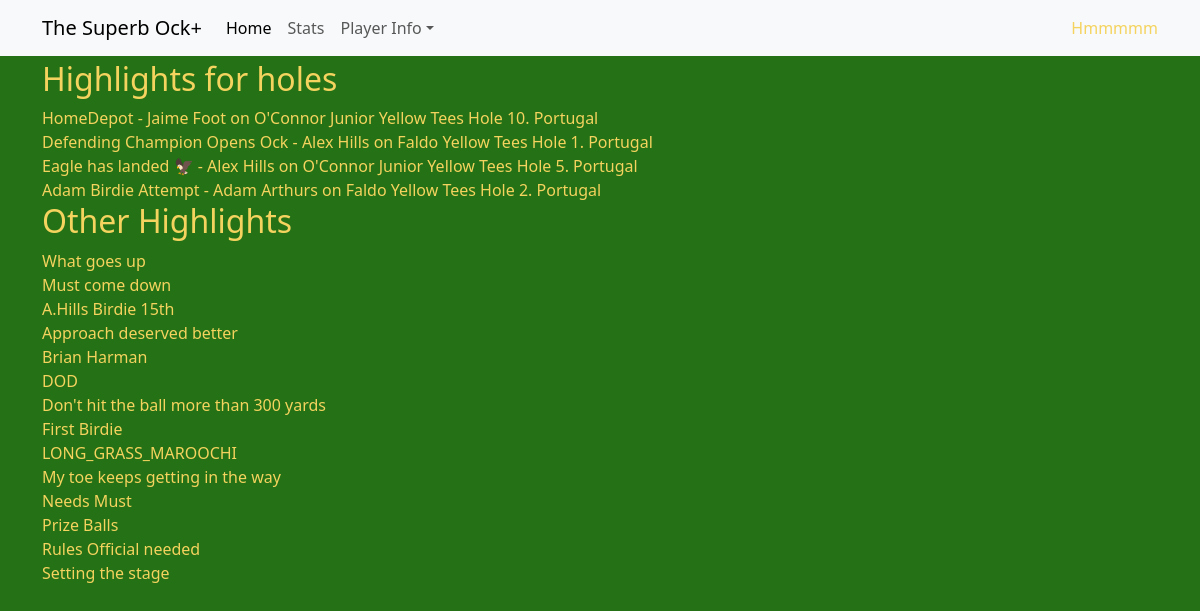
The page /highlights on the database its author committed.
### tournaments/models.py (models this page shows, shortened)
class Video(models.Model):
    file = models.FileField(upload_to='')
    title = models.CharField(max_length=100)
    def __str__(self) -> str:
            return self.title

class Score(models.Model):
    player = models.ForeignKey(Player,on_delete=models.CASCADE)
    hole = models.ForeignKey(Hole,on_delete=models.CASCADE)
    golf_round = models.ForeignKey(GolfRound,on_delete=models.CASCADE)
    strokes = models.IntegerField(blank=True,null=True)
    stableford_score = models.IntegerField(blank=True,null=True)
    sandy = models.BooleanField(default=False)
    handicap = models.ForeignKey(Handicap,on_delete=models.CASCADE,blank=True,null=True)
    highlight_link = models.ManyToManyField(Video,blank=True)

class Player(models.Model):
    first_name = models.CharField(max_length=20)
    last_name = models.CharField(max_length=20)
    handedness = models.CharField(max_length=20)
    championships = models.IntegerField()
    def __str__(self) -> str:
        return f"{self.first_name} {self.last_name}"

class Hole(models.Model):
    course = models.ForeignKey(Course,on_delete=models.CASCADE)
    yards = models.IntegerField()
    par = models.IntegerField(choices=[(3,3),(4,4),(5,5)])
    stroke_index = models.IntegerField(choices=[(x+1,x+1) for x in range(18)])
    hole_number = models.IntegerField(choices=[(x+1,x+1) for x in range(18)])
    def __str__(self) -> str:
        return f"{self.course} Hole {self.hole_number}"

class Course(models.Model):
    course_name = models.CharField(max_length=20)
    resort = models.ForeignKey(Resort,on_delete=models.CASCADE)
    tee = models.CharField(max_length=20)
    slope_rating = models.IntegerField()
    course_rating = models.DecimalField(decimal_places=1,max_digits=3)
    def __str__(self) -> str:
        return f"{self.course_name} {self.tee} Tees"

class Resort(models.Model):
    name = models.CharField(max_length=20)
    country = models.CharField(max_length=20)
    latitude = models.DecimalField(decimal_places=6,max_digits=9)
    longitude = models.DecimalField(decimal_places=6,max_digits=9)

### tournaments/views.py (the view)
# urls.py: path('highlights',views.HighlightsHome.as_view(),name='highlights'),
class HighlightsHome(View):
    template_name = 'tournaments/highlights_home.html'
    def get(self,request):
        scores = Score.objects.exclude(highlight_link__isnull=True)
        videos = Video.objects.all()
        vid_list = [vid.get().id for vid in [score.highlight_link.all() for score in scores]]
        unholed_vids = [vid for vid in videos if vid.id not in vid_list]
        context = {
            'scores':scores,
            'other_vids':unholed_vids
        }
        return render(request, self.template_name, context)

### tournaments/templates/tournaments/highlights_home.html
{% extends 'tournaments/base.html' %}
{% block content %}
<h2>Highlights for holes</h2>
{% for score in scores %}
{% for highlight in score.highlight_link.all %}
<a class="navbar-brand" href="{% url 'highlight_view' highlight=highlight.id %}">{{highlight}} - {{score.player}} on {{score.hole}}. {{score.hole.course.resort.country}}
</a><br>
{% endfor %}
{% endfor %}
<h2>Other Highlights</h2>
{% for vid in other_vids%}
<a class="navbar-brand" href="{% url 'highlight_view' highlight=vid.id %}">{{vid}}</a><br>
{% endfor %}
{% endblock content%}

### tournaments/static/tournaments/styles.css (style rules this page uses)
:root { --bs-body-font-family: var(--bs-font-sans-serif); --bs-body-font-size: 1rem; --bs-body-font-weight: 400; --bs-body-line-height: 1.5; --bs-body-color: #F4D35E; --bs-body-color-rgb: 33, 37, 41; --bs-body-bg: #247116; --bs-body-bg-rgb: 255, 255, 255; --bs-emphasis-color:var(--bs-body-color); --bs-btn-bg:#F4D35E; }
body { padding-top: 60px; }

### rows shown on the page
Score: player "Jaime Foot", hole "O'Connor Junior Yellow Tees Hole 10", hole.course.resort.country "Portugal"
Video: title "HomeDepot"
Score: player "Alex Hills", hole "Faldo Yellow Tees Hole 1", hole.course.resort.country "Portugal"
Video: title "Defending Champion Opens Ock"
Score: player "Alex Hills", hole "O'Connor Junior Yellow Tees Hole 5", hole.course.resort.country "Portugal"
Video: title "Eagle has landed 🦅"
Score: player "Adam Arthurs", hole "Faldo Yellow Tees Hole 2", hole.course.resort.country "Portugal"
Video: title "Adam Birdie Attempt"
Video: title "What goes up"
Video: title "Must come down"
Video: title "A.Hills Birdie 15th"
Video: title "Approach deserved better"
Video: title "Brian Harman"
Video: title "DOD"
Video: title "Don't hit the ball more than 300 yards"
Video: title "First Birdie"
Video: title "LONG_GRASS_MAROOCHI"
Video: title "My toe keeps getting in the way"
Video: title "Needs Must"
Video: title "Prize Balls"
Video: title "Rules Official needed"
Video: title "Setting the stage"
